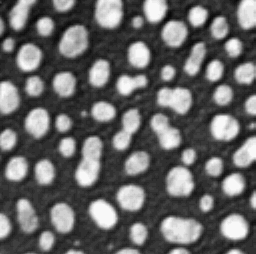
#> input picture data/blobs.tif, 256 x 254 px
$ jupyter execute crop_images_for_stitching.ipynb
#> lines starting #> are read from the running program, lines starting #| are printed output that depends on the picture
# Recadrage des images pour les assembler plus tard
Dans ce notebook, nous recadrons des images avec chevauchement pour démontrer l'assemblage ailleurs.

[cell 1]
from skimage.io import imread, imsave
import stackview
import matplotlib.pyplot as plt
import pyclesperanto_prototype as cle

[cell 2]
image = imread("../../data/blobs.tif")
#> image is the input picture: shape (254, 256); min 8, max 248, mean 103.3
image.shape
#> Out = (254, 256)

[cell 3]
overlap = 40
image1 = image[:,:int(image.shape[1]/2+overlap/2)]
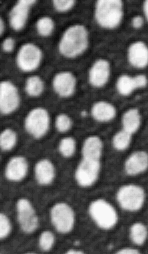
#> image1: shape (254, 148); min 8, max 248, mean 102.2
image2 = image[:,int(image.shape[1]/2-overlap/2):]
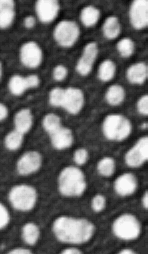
#> image2: shape (254, 148); min 8, max 248, mean 105.3

fig, ax = plt.subplots(1, 2)
stackview.imshow(image1, plot=ax[0])
#> (this line was passed over: stackview is not available in this run)
stackview.imshow(image2, plot=ax[1])
#> (this line was passed over: stackview is not available in this run)
